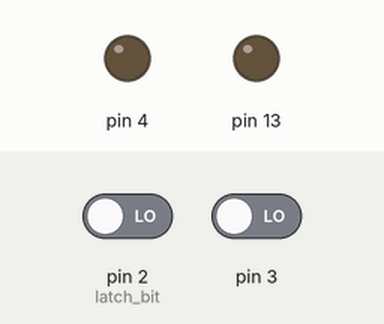
Bench run of a sketch on a simulated Arduino Uno, built with avr-gcc and run on an emulated ATmega328P. Parts: output pins drawn as LEDs (lit = HIGH). The test bench sets the inputs (shaded band); at power-on: pin 2 (latch_bit) LOW, pin 3 LOW.

Above: at 1.2 s.
1.3 s: pin 2 (latch_bit) driven HIGH
At 2.5 s:
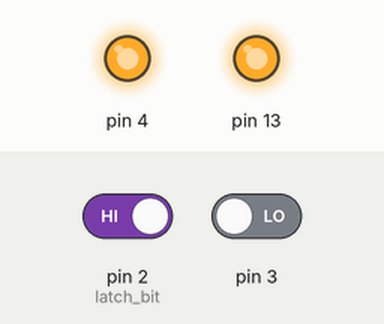
Timing chart, 0 to 4.3 s (numbered marks = the images above; inputs shaded):
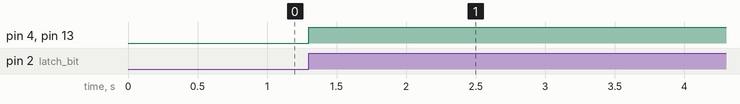

The sketch:

arduino-for-loader.ino
```cpp
// -------------------- PINS / HARDWARE --------------------

/*
  Important defines:
   These defines control what pins are used for I/O.
   This can be a bit complicated to understand,
    so the default configuration is as follows:

  Arduino:
   https://www.arduino.cc/en/Hacking/Atmega168Hardware
   default pin config is:
   SNES data  to Arduino pin 4
   SNES clock to Arduino pin 3
   SNES latch to Arduino pin 2
*/

// status LED on pin 13
#define led_reg B
#define led_bit 5

// SNES data on pin 4
#define data_reg D
#define data_bit 4

// SNES clock on pin 3
#define clk_reg D
#define clk_bit 3

// SNES latch on pin 2
#define latch_reg D
#define latch_bit 2

// latch: int0
// clock: int1

// These defines have to be adjusted according to the data sheet
//   if you change the latch pin. Must be falling edge.
// http://www.atmel.com/images/Atmel-8271-8-bit-AVR-Microcontroller-ATmega48A-48PA-88A-88PA-168A-168PA-328-328P_datasheet_Complete.pdf
#define latch_EICRA_val 0x03
#define latch_EIMSK_val _BV(INT0)
#define latch_ISR_vect  INT0_vect

#define clock_EIMSK_val _BV(INT1)
#define clock_ISR_vect  INT1_vect

// -------------------- CONSTANTS / MACROS --------------------

#define DATA_PACKET_SIZE_BYTES  18

// Useful defines
#ifndef _BV
#define _BV(n) (1<<(n))
#endif

#define EXPAND(...) __VA_ARGS__
#define CAT(a, ...) PRIMITIVE_CAT(a, __VA_ARGS__)
#define PRIMITIVE_CAT(a, ...) a ## __VA_ARGS__

#define PBV(r,b) _BV(CAT(P,CAT(EXPAND(r),EXPAND(b))))
#define PORT(r)  CAT(PORT,EXPAND(r))
#define PIN(r)   CAT(PIN,EXPAND(r))
#define DDR(r)   CAT(DDR,EXPAND(r))

#define data_low   (PORT(data_reg) &= ~PBV(data_reg,data_bit))
#define data_high  (PORT(data_reg) |=  PBV(data_reg,data_bit))

#define led_toggle (PORT(led_reg) ^=  PBV(led_reg,led_bit))
#define led_high   (PORT(led_reg) |=  PBV(led_reg,led_bit))
#define led_low    (PORT(led_reg) &= ~PBV(led_reg,led_bit))

#define clk   (PIN(clk_reg) & PBV(clk_reg,clk_bit))
#define latch (PIN(latch_reg) & PBV(latch_reg,latch_bit))

// -------------------- DATA --------------------

// Set to true when data is recieved, set to false when SNES requests data it and it is sent
volatile boolean newDataAvailable = false;
volatile uint8_t dataPacketBuffer[DATA_PACKET_SIZE_BYTES];

volatile uint8_t clocks, clocks_latch;
volatile uint8_t cur_clk_data, clk_bytes, clk_bits, clk_tmp, clk_hi, clk_lo;
volatile uint8_t *clk_buf;

/*
  Controller data:
  0000 0000 0000 110b dddd dddd ………….
  b = 1 for new data, 0 for old data
*/

// -------------------- SERIAL --------------------

#define SERIAL_BAUD_RATE 115200
#define SERIAL_TIMEOUT 10

// If this is commented, the recieved data is echoed back to the serial port
//#define ECHO_SERIAL_DATA

// -------------------- SETUP --------------------


void setup() {

  // -------------------- INIT SERIAL --------------------

  Serial.begin(SERIAL_BAUD_RATE);
  Serial.setTimeout(SERIAL_TIMEOUT);

  // -------------------- INIT PINS --------------------

  // configure pins
  // hopefully this will be optimised into a few instructions
  DDR(data_reg)  |=  PBV(data_reg, data_bit);  // data out
  DDR(led_reg)   |=  PBV(led_reg, led_bit);    // led out
  DDR(clk_reg)   &= ~PBV(clk_reg, clk_bit);    // clk in
  DDR(latch_reg) &= ~PBV(latch_reg, latch_bit); // latch in

  // -------------------- INIT DATA BUFFERS --------------------

  for (byte i = 0; i < DATA_PACKET_SIZE_BYTES; i++) {
    dataPacketBuffer[i] = 0;
  }

  // -------------------- ATTACH INTERRUPT --------------------


  noInterrupts();
  attachInterrupt(digitalPinToInterrupt(2), int_latch, RISING);
  attachInterrupt(digitalPinToInterrupt(3), int_clock, RISING);
  interrupts();

  led_low;
}

// -------------------- LOOP --------------------

void loop() {
  // -------------------- READ DATA--------------------

  byte dataIn = Serial.readBytes((uint8_t *)dataPacketBuffer, DATA_PACKET_SIZE_BYTES);

  // -------------------- CHECK DATA--------------------
  if (dataIn == DATA_PACKET_SIZE_BYTES) {
    Serial.write((uint8_t *)dataPacketBuffer, DATA_PACKET_SIZE_BYTES);
    newDataAvailable = true;
    while(clocks < (8 * DATA_PACKET_SIZE_BYTES)) {} // loop so that we do not "drop" inputs
    newDataAvailable = false;
    clocks = 0;
  }
}
```

ISR.ino
```cpp
// -------------------- MAIN LATCH INTERRUPT --------------------

void int_clock(void) {
  if(cur_clk_data)
    data_low;
  else
    data_high;
  if(newDataAvailable && (clk_bytes < DATA_PACKET_SIZE_BYTES)){
    clk_tmp <<= 1;
    clk_bits++;
    if(clk_bits == 8) {
      clk_bits = 0;
      clk_bytes++;
      clk_tmp = dataPacketBuffer[clk_bytes];
    }
    cur_clk_data = clk_tmp & 0x80;
  }
  else
    cur_clk_data = 0;
  clocks++;
}

void int_latch(void) {

  clk_bits = 0;
  clk_bytes = 0;
  if(newDataAvailable){
    clk_tmp = dataPacketBuffer[0];
    led_low;
  }
  else {
    clk_tmp = 0;
    led_high;
  }
  cur_clk_data = clk_tmp & 0x80;

  clocks = 0;
  int_clock();
  //clk_lo = 0, clk_hi = 0;
  //newDataAvailable=false;
  return;
  /*
  if(newDataAvailable){
    tmp = dataPacketBuffer[0];
    while (bytes < DATA_PACKET_SIZE_BYTES) { // this could be done faster in assembly
      //   but it's not necessary
      // push the bits out
      if (tmp & 0x80)
        data_low;
      else
        data_high;
      tmp <<= 1;
      bits++;
      if (bits == 8) {
        bits = 0;
        bytes++;
        tmp = dataPacketBuffer[bytes];
      }
      bit_count++;
      if (wait_clock()){
        bit_count--;
        break;
      }
    }
  } else {
    tmp = cleanPacketBuffer[0];
    while (bytes < DATA_PACKET_SIZE_BYTES) { // this could be done faster in assembly
      //   but it's not necessary
      // push the bits out
      if (tmp & 0x80)
        data_low;
      else
        data_high;
      tmp <<= 1;
      bits++;
      if (bits == 8) {
        bits = 0;
        bytes++;
        tmp = cleanPacketBuffer[bytes];
      }
      bit_count++;
      if (wait_clock()){
        bit_count--;
        break;
      }
    }
  }

  data_low;
  newDataAvailable = false;
  */
}

// -------------------- WAIT CLOCK --------------------

static inline uint8_t wait_clock(void) {
  static uint8_t c8;
  c8 = 0;
  for (; (clk) && (c8 < 250); c8++) {
    _delay_us(0.5); // we delay by a short amount of time to avoid
    //   missing the edge of the clock cycle
    // the time could be shorter but, no need :)
  }
  if (clk)
    return 1;
  c8 = 0;
  for (; (!clk) && (c8 < 250); c8++) {
    _delay_us(0.5);
  }
  if (!clk)
    return 1;
  return 0;
}
```

Measured:
- after the input at 1.3 s, pin 4, pin 13: LOW → HIGH at once
